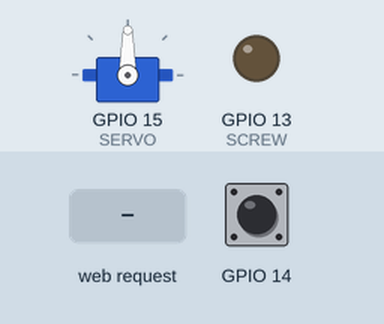
A sketch run on a simulated ESP8266 (NodeMCU). Shown: servo, output pins drawn as LEDs (lit = HIGH). The test bench sets the inputs (shaded band); at power-on: GPIO 14 HIGH. WiFi joins after 1.5 s; servers stay silent unless stated; storage starts empty; what the sketch prints to the serial monitor is not drawn.

Above: at 1.2 s.
1.3 s: HTTP request GET /rudder/yaw received
At 2.5 s:
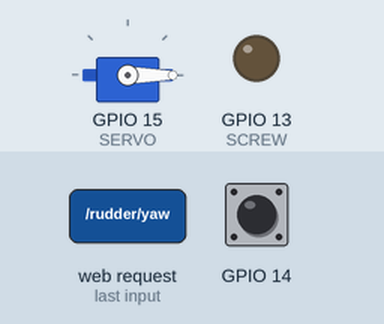
2.8 s: HTTP request GET /screw?plain=1 received
At 3.7 s:
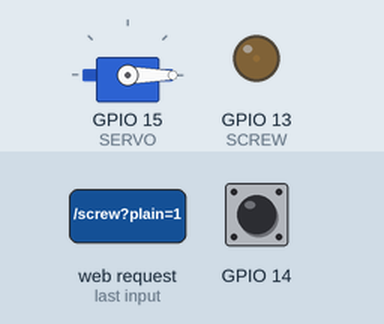
4.3 s: HTTP request GET /screw?plain=120 received
At 4.8 s:
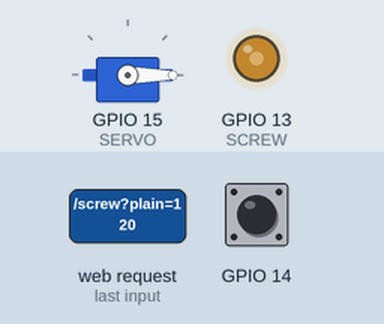
5.8 s: HTTP request GET /rudder/yaw?plain=120 received
At 7.0 s:
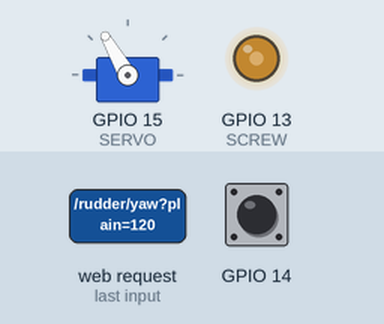
7.3 s: HTTP request GET /screw received
At 8.3 s:
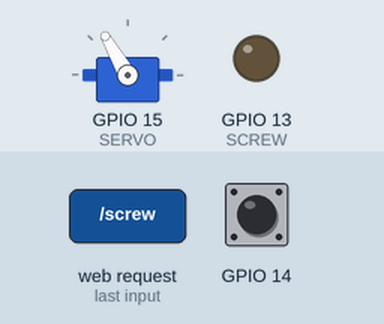
8.8 s: HTTP request GET /screw?plain=1 received
At 9.4 s:
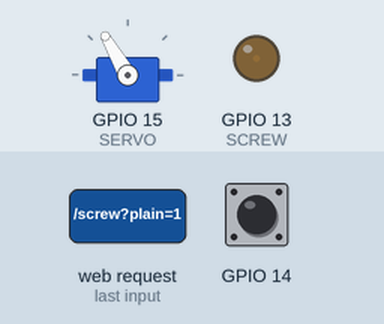
Timing chart, 0 to 11.3 s (numbered marks = the images above; inputs shaded):
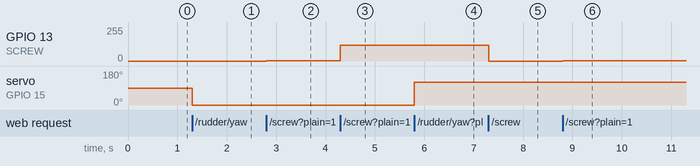

The sketch:

esp-wifi-ship.ino
```cpp
#include <ArduinoJson.h>

#include <FS.h>
#include <ESP8266WiFi.h>
#include <ESP8266WebServer.h>
#include <Servo.h>

#define WIFI_SSID "ESP-WIFI-SHIP-CONFIG"
#define WIFI_PWD "ESP-WIFI-SHIP-CONFIG"

#define SERVO 15
#define SCREW 13

ESP8266WebServer server(80);
Servo srv;

// HTML
#define HTML_HEADER "<!doctype html>"\
  "<html><head><meta charset=\"UTF-8\"/>"\
  "<meta name=\"viewport\" content=\"width=device-width\"/>"\
  "</head><body>"
#define HTML_FOOTER "</body></html>"

void setup() {
  bool standaloneMode = false;

  Serial.begin(115200);

  pinMode(14, INPUT_PULLUP);
  standaloneMode = digitalRead(14);

  SPIFFS.begin();

  DynamicJsonBuffer jsonBuffer;
  File fp = SPIFFS.open("/config.json", "r");
  String line = fp.readStringUntil('\n');
  JsonObject &root = jsonBuffer.parseObject(line);

  srv.attach(SERVO);
  analogWriteRange(root["screw"]["steps"]);
  analogWrite(SCREW, 0);

  if(standaloneMode) {
    Serial.println("");
    Serial.println("AP Mode");
    WiFi.mode(WIFI_AP);

    IPAddress ip(192, 168, 10, 1);
    IPAddress subnet(255, 255, 255, 0);

    WiFi.softAPConfig(ip, ip, subnet);
    WiFi.softAP(WIFI_SSID, WIFI_PWD);

    Serial.print("Setting WiFi SSID:");
    Serial.println(WIFI_SSID);
    Serial.print("Setting WiFi PWD:");
    Serial.println(WIFI_PWD);
    Serial.print("Setting WiFi IP:");
    Serial.println(ip);
  } else {
    Serial.println("");
    Serial.println("WiFi Station Mode");
    Serial.print("Connect WiFi SSID:");
    Serial.println((const char*)root["wifi"]["ssid"]);
    Serial.print("Connect WiFi PWD:");
    Serial.println((const char*)root["wifi"]["password"]);

    WiFi.begin((const char*)root["wifi"]["ssid"], (const char*)root["wifi"]["password"]);

    int times = 0;
    // Wait until WiFi is connected
    Serial.println("");
    while (WiFi.status() != WL_CONNECTED) {
      delay(1000);
      Serial.print(".");
      times++;
      if(times > 30) {
        break;
      }
    }
    if(times <= 30) {
      Serial.println("");
      Serial.println("Connected!");
      Serial.print("ESP Controll IP Address: ");
      Serial.println(WiFi.localIP());
    } else {
      Serial.println("Timeout. reboot.");
      ESP.reset();
    }
  }

  server.on("/screw", []() {
    String html = HTML_HEADER "<h1>SCREW</h1>" HTML_FOOTER;
    if(!server.argName(0).equals("value")) {
      server.send(500, "text/html", html);
    }
    String val = server.arg(0);
    analogWrite(SCREW, val.toInt());
    server.send(200, "text/html", html);
  });

  server.on("/rudder/yaw", []() {
    String html = HTML_HEADER "<h1>RUDDER</h1>" HTML_FOOTER;
    if(!server.argName(0).equals("value")) {
      server.send(500, "text/html", html);
    }
    String val = server.arg(0);
    srv.write(val.toInt());
    server.send(200, "text/html", html);
  });

  server.on("/config.json", HTTP_GET, []() {
    File f = SPIFFS.open("/config.json", "r");
    size_t sent = server.streamFile(f, "application/json");
    f.close();
  });

  server.on("/config.json", HTTP_POST, []() {
    File f = SPIFFS.open("/config.json", "w");
    f.print(server.arg("plain"));
    f.close();
    server.send(200, "application/json", "200");
  });

  server.serveStatic("/", SPIFFS, "/index.html");
  server.serveStatic("/index.html", SPIFFS, "/index.html");
  server.serveStatic("/preferences.html", SPIFFS, "/preferences.html");
  server.serveStatic("/res/jquery-3.2.1.min.js", SPIFFS, "/res/jquery-3.2.1.min.js");
  server.serveStatic("/res/lodash.min.js", SPIFFS, "/res/lodash.min.js");
  server.serveStatic("/res/material.min.css", SPIFFS, "/res/material.min.css");
  server.serveStatic("/res/material.min.js", SPIFFS, "/res/material.min.js");
  server.serveStatic("/res/getmdl-select.min.css", SPIFFS, "/res/getmdl-select.min.css");
  server.serveStatic("/res/getmdl-select.min.js", SPIFFS, "/res/getmdl-select.min.js");

  server.begin();
}

void loop() {
  server.handleClient();
}
```

Measured:
- after the input at 1.3 s, servo on GPIO 15 (SERVO): 90° → 0° at once
- after the input at 2.8 s, GPIO 13 (SCREW): 0/255 → 1/255 at once
- after the input at 4.3 s, GPIO 13 (SCREW): 1/255 → 120/255 at once
- after the input at 5.8 s, servo on GPIO 15 (SERVO): 0° → 120° at once
- after the input at 7.3 s, GPIO 13 (SCREW): 120/255 → 0/255 at once
- after the input at 8.8 s, GPIO 13 (SCREW): 0/255 → 1/255 at once
